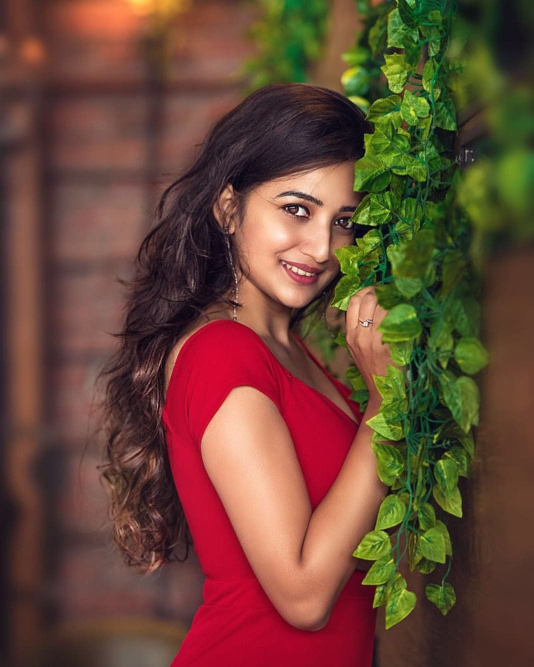
#> input picture girl.jpg, 1067 x 1334 px (shown at 1/2 size)
$ python -i colorsplash.py   (imports and definitions only)   (older library calls are emulated)
#> lines starting #> are read from the running program, lines starting #| are printed output that depends on the picture
import os
import tarfile
import numpy as np
from PIL import Image
import cv2

import warnings

# [1 line not run here, left out]

# %tensorflow_version 1.x
import tensorflow as tf

# [1 line not run here, left out]


class DeepLabModel(object):
    """Class to load deeplab model and run inference."""

    INPUT_TENSOR_NAME = 'ImageTensor:0'
    OUTPUT_TENSOR_NAME = 'SemanticPredictions:0'
    INPUT_SIZE = 513
    FROZEN_GRAPH_NAME = 'frozen_inference_graph'

    def __init__(self, tarball_path):
        """Creates and loads pretrained deeplab model."""
        self.graph = tf.Graph()
        self.n_cpus = 20

        graph_def = None
        # Extract frozen graph from tar archive.
        tar_file = tarfile.open(tarball_path)
        for tar_info in tar_file.getmembers():
            if self.FROZEN_GRAPH_NAME in os.path.basename(tar_info.name):
                file_handle = tar_file.extractfile(tar_info)
                graph_def = tf.GraphDef.FromString(file_handle.read())
                break

        tar_file.close()

        if graph_def is None:
            raise RuntimeError('Cannot find inference graph in tar archive.')

        with self.graph.as_default():
            tf.import_graph_def(graph_def, name='')

        self.sess = tf.Session(
            config=tf.ConfigProto(device_count={"CPU": self.n_cpus}, inter_op_parallelism_threads=self.n_cpus,
                                  intra_op_parallelism_threads=10), graph=self.graph)

    # [63 lines left out: functions run, create_pascal_label_colormap, label_to_color_image, not called in this run]


# [1 line that did not run here, left out]
# [1 line not run here, left out]


def mask_model(frame):
    # Changing opencv BGR format to pillow supported RGB format
    img = cv2.cvtColor(frame, cv2.COLOR_BGR2RGB)
    # converting image array to pillow image object
    image = Image.fromarray(img)
    # giving pillow image to model
    resized_im, seg_map = MODEL.run(image)
    # converting "resized_im" pillow object to numpy array
    resized_im = np.array(resized_im)
    # Changing pillow supported RGB format to opencv BGR format
    resized_im = cv2.cvtColor(resized_im, cv2.COLOR_RGB2BGR)
    # converting model generated segmentation map into a color_map
    seg_image = label_to_color_image(seg_map).astype(np.uint8)
    # resizing the image output and segmentation output in to same size
    seg_image = cv2.resize(seg_image, resized_im.shape[1::-1])
    # Detecting the persons color and removing remaining colors in segmentation
    lower = np.array([192, 128, 128], dtype="uint8")
    upper = np.array([192, 128, 128], dtype="uint8")
    mask = cv2.inRange(seg_image, lower, upper)
    seg_output = cv2.bitwise_and(resized_im, resized_im, mask=mask)
    return (resized_im,mask,seg_output)


# [1 line not run here, left out]
# [1 line that did not run here, left out]
# [1 line that did not run here, left out]
# [1 line that did not run here, left out]
# [1 line that did not run here, left out]
# [1 line that did not run here, left out]
# [1 line that did not run here, left out]
# [1 line that did not run here, left out]
# [2 lines not run here, left out]

>>> import cv2
>>> picture = cv2.imread('girl.jpg', cv2.IMREAD_GRAYSCALE)
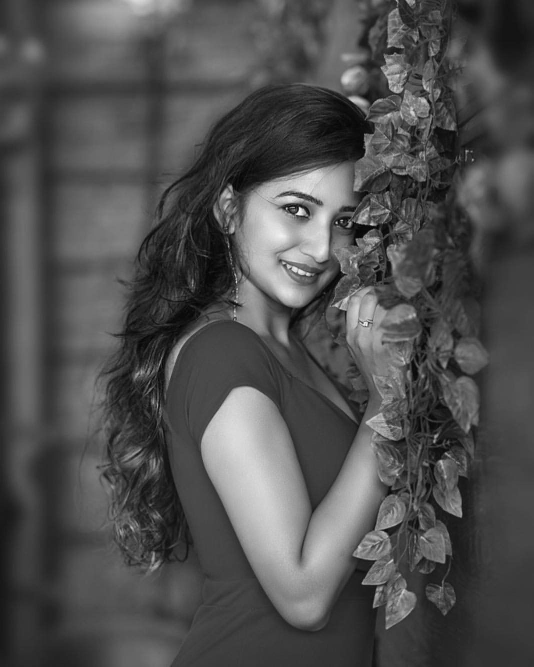
#> picture: shape (1334, 1067) (shown at 1/2 size); min 0, max 255, mean 79.4
>>> result = mask_model(picture)
#> (the run stopped early here; a loop or call above may not have finished)

$ run again, on splashdiff.png
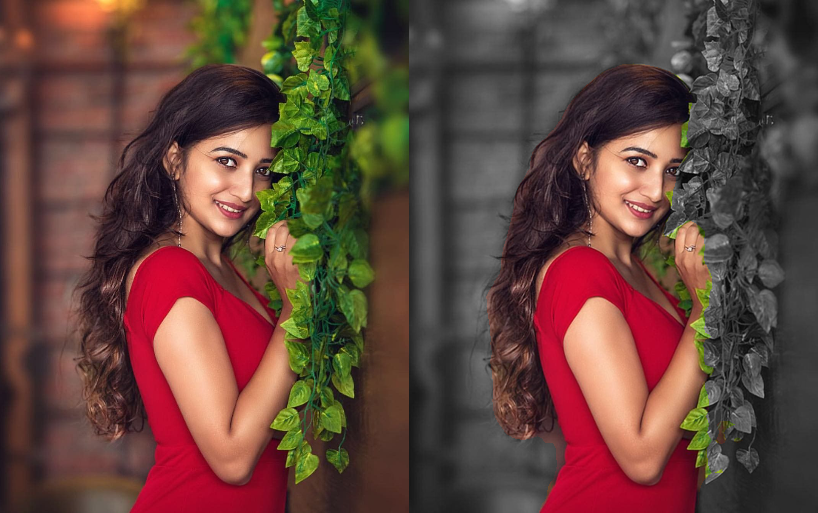
#> input picture splashdiff.png, 818 x 513 px
#> `picture = cv2.imread('girl.jpg', cv2.IMREAD_GRAYSCALE)`:
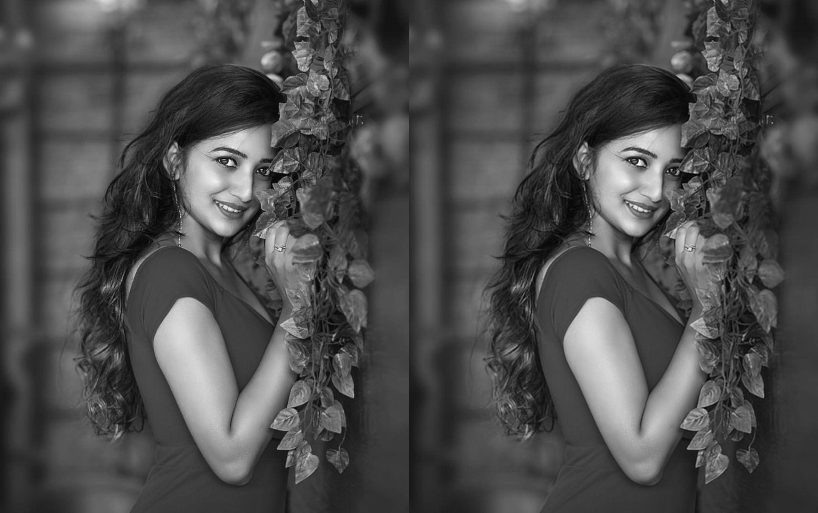
#> picture: shape (513, 818); min 3, max 251, mean 76.8
